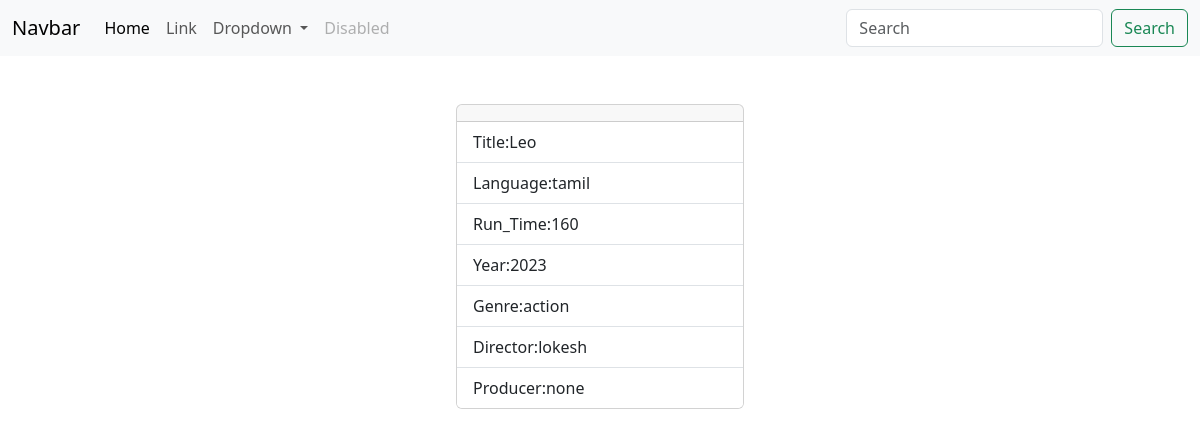
Screenshot of /movies/10/ with the database file from the repository.
### myapp/models.py (models this page shows, shortened)
class Movie(models.Model):
    title=models.CharField(max_length=200)
    year=models.CharField(max_length=200)
    director=models.CharField(max_length=200)
    run_time=models.PositiveIntegerField()
    language=models.CharField(max_length=200)
    genre=models.CharField(max_length=200)
    producer=models.CharField(max_length=200,null=True)

### myapp/views.py (the view)
# urls.py: path("movies/<int:pk>/",views.MovieDetailsView.as_view(),name="movie-details"),
class MovieDetailsView(View):
    def get(self,request,*args,**kwargs):
        id=kwargs.get("pk")
        qs=Movie.objects.get(id=id)
        return render(request,"movie_details.html",{"data":qs})

### myapp/templates/movie_details.html (shortened to what this page needs)
{%extends 'base.html'%}
{%block main_block%}
<div class="container mt-5 d-flex justify-content-center">
    <div class="card" style="width: 18rem; ">
        <div class="card-header ">
        </div>
        <ul class="list-group list-group-flush">
        <li class="list-group-item">Title:{{data.title}}</li>
        <li class="list-group-item">Language:{{data.language}}</li>
        <li class="list-group-item">Run_Time:{{data.run_time}}</li>
        <li class="list-group-item">Year:{{data.year}}</li>
        <li class="list-group-item">Genre:{{data.genre}}</li>
        <li class="list-group-item">Director:{{data.director}}</li>
        <li class="list-group-item">Producer:{{data.producer}}</li>
    </ul>
    </div>
</div>
{%endblock%}

### rows the page displays
Movie: title "Leo", language "tamil", run_time "160", year "2023", genre "action", director "lokesh", producer "none"
